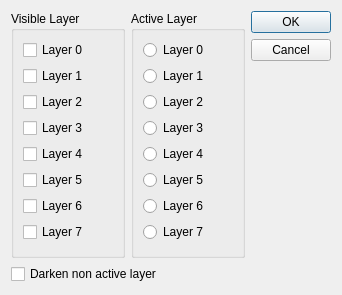
<?xml version="1.0" encoding="UTF-8"?>
<ui version="4.0">
 <class>setlayerdlg</class>
 <widget class="QDialog" name="setlayerdlg">
  <property name="windowModality">
   <enum>Qt::WindowModal</enum>
  </property>
  <property name="geometry">
   <rect>
    <x>0</x>
    <y>0</y>
    <width>342</width>
    <height>295</height>
   </rect>
  </property>
  <property name="windowTitle">
   <string>Qt-BSch3V Setup layer</string>
  </property>
  <layout class="QHBoxLayout">
   <item>
    <layout class="QVBoxLayout">
     <item>
      <layout class="QHBoxLayout">
       <item>
        <widget class="QGroupBox" name="groupBox_2">
         <property name="title">
          <string>Visible Layer</string>
         </property>
         <layout class="QVBoxLayout">
          <item>
           <widget class="QCheckBox" name="checkView0">
            <property name="text">
             <string>Layer 0</string>
            </property>
           </widget>
          </item>
          <item>
           <widget class="QCheckBox" name="checkView1">
            <property name="text">
             <string>Layer 1</string>
            </property>
           </widget>
          </item>
          <item>
           <widget class="QCheckBox" name="checkView2">
            <property name="text">
             <string>Layer 2</string>
            </property>
           </widget>
          </item>
          <item>
           <widget class="QCheckBox" name="checkView3">
            <property name="text">
             <string>Layer 3</string>
            </property>
           </widget>
          </item>
          <item>
           <widget class="QCheckBox" name="checkView4">
            <property name="text">
             <string>Layer 4</string>
            </property>
           </widget>
          </item>
          <item>
           <widget class="QCheckBox" name="checkView5">
            <property name="text">
             <string>Layer 5</string>
            </property>
           </widget>
          </item>
          <item>
           <widget class="QCheckBox" name="checkView6">
            <property name="text">
             <string>Layer 6</string>
            </property>
           </widget>
          </item>
          <item>
           <widget class="QCheckBox" name="checkView7">
            <property name="text">
             <string>Layer 7</string>
            </property>
           </widget>
          </item>
         </layout>
        </widget>
       </item>
       <item>
        <widget class="QGroupBox" name="groupBox">
         <property name="title">
          <string>Active Layer</string>
         </property>
         <layout class="QVBoxLayout">
          <item>
           <widget class="QRadioButton" name="radioActive0">
            <property name="text">
             <string>Layer 0</string>
            </property>
           </widget>
          </item>
          <item>
           <widget class="QRadioButton" name="radioActive1">
            <property name="text">
             <string>Layer 1</string>
            </property>
           </widget>
          </item>
          <item>
           <widget class="QRadioButton" name="radioActive2">
            <property name="text">
             <string>Layer 2</string>
            </property>
           </widget>
          </item>
          <item>
           <widget class="QRadioButton" name="radioActive3">
            <property name="text">
             <string>Layer 3</string>
            </property>
           </widget>
          </item>
          <item>
           <widget class="QRadioButton" name="radioActive4">
            <property name="text">
             <string>Layer 4</string>
            </property>
           </widget>
          </item>
          <item>
           <widget class="QRadioButton" name="radioActive5">
            <property name="text">
             <string>Layer 5</string>
            </property>
           </widget>
          </item>
          <item>
           <widget class="QRadioButton" name="radioActive6">
            <property name="text">
             <string>Layer 6</string>
            </property>
           </widget>
          </item>
          <item>
           <widget class="QRadioButton" name="radioActive7">
            <property name="text">
             <string>Layer 7</string>
            </property>
           </widget>
          </item>
         </layout>
        </widget>
       </item>
      </layout>
     </item>
     <item>
      <widget class="QCheckBox" name="checkDarkenNonActive">
       <property name="text">
        <string>Darken non active layer</string>
       </property>
      </widget>
     </item>
    </layout>
   </item>
   <item>
    <layout class="QVBoxLayout">
     <item>
      <widget class="QPushButton" name="okButton">
       <property name="sizePolicy">
        <sizepolicy hsizetype="Fixed" vsizetype="Fixed">
         <horstretch>0</horstretch>
         <verstretch>0</verstretch>
        </sizepolicy>
       </property>
       <property name="text">
        <string>OK</string>
       </property>
      </widget>
     </item>
     <item>
      <widget class="QPushButton" name="cancelButton">
       <property name="sizePolicy">
        <sizepolicy hsizetype="Fixed" vsizetype="Fixed">
         <horstretch>0</horstretch>
         <verstretch>0</verstretch>
        </sizepolicy>
       </property>
       <property name="text">
        <string>Cancel</string>
       </property>
      </widget>
     </item>
     <item>
      <spacer>
       <property name="orientation">
        <enum>Qt::Vertical</enum>
       </property>
       <property name="sizeHint" stdset="0">
        <size>
         <width>20</width>
         <height>40</height>
        </size>
       </property>
      </spacer>
     </item>
    </layout>
   </item>
  </layout>
 </widget>
 <tabstops>
  <tabstop>checkView0</tabstop>
  <tabstop>checkView1</tabstop>
  <tabstop>checkView2</tabstop>
  <tabstop>checkView3</tabstop>
  <tabstop>checkView4</tabstop>
  <tabstop>checkView5</tabstop>
  <tabstop>checkView6</tabstop>
  <tabstop>checkView7</tabstop>
  <tabstop>radioActive0</tabstop>
  <tabstop>radioActive1</tabstop>
  <tabstop>radioActive2</tabstop>
  <tabstop>radioActive3</tabstop>
  <tabstop>radioActive4</tabstop>
  <tabstop>radioActive5</tabstop>
  <tabstop>radioActive6</tabstop>
  <tabstop>radioActive7</tabstop>
  <tabstop>checkDarkenNonActive</tabstop>
  <tabstop>okButton</tabstop>
  <tabstop>cancelButton</tabstop>
 </tabstops>
 <resources/>
 <connections>
  <connection>
   <sender>okButton</sender>
   <signal>clicked()</signal>
   <receiver>setlayerdlg</receiver>
   <slot>accept()</slot>
   <hints>
    <hint type="sourcelabel">
     <x>351</x>
     <y>38</y>
    </hint>
    <hint type="destinationlabel">
     <x>233</x>
     <y>29</y>
    </hint>
   </hints>
  </connection>
  <connection>
   <sender>cancelButton</sender>
   <signal>clicked()</signal>
   <receiver>setlayerdlg</receiver>
   <slot>reject()</slot>
   <hints>
    <hint type="sourcelabel">
     <x>330</x>
     <y>66</y>
    </hint>
    <hint type="destinationlabel">
     <x>197</x>
     <y>125</y>
    </hint>
   </hints>
  </connection>
 </connections>
</ui>
